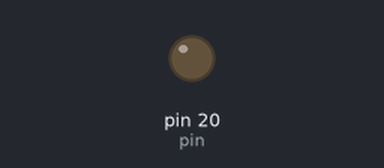
The program below on a simulated MicroPython board. On the bench: output pins drawn as LEDs (lit = HIGH).

Above: at 0.15 s.
At 5.1 s:
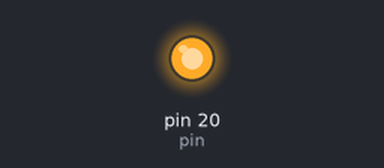
Timing chart, 0 to 8.0 s (numbered marks = the images above):
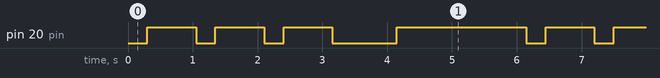

Measured:
- by itself, pin 20 (pin): repeats every 6.2 s: 2 × (LOW 0.30 s, HIGH 0.75 s), LOW 1.0 s, HIGH 2.0 s, LOW 0.30 s, HIGH 0.75 s
- by itself, everything shown: repeats every 6.2 s, in 8 steps

The program:

tatata.py
```python
from machine import Pin
import time

pin = Pin(20,Pin.OUT)

def pulse(kort,lang):
    pin.value(0)
    time.sleep(kort)
    pin.value(1)
    time.sleep(lang)

while True:
    for x in range(3):
        pulse(0.3, 0.75)
    pulse(1, 2)
```
